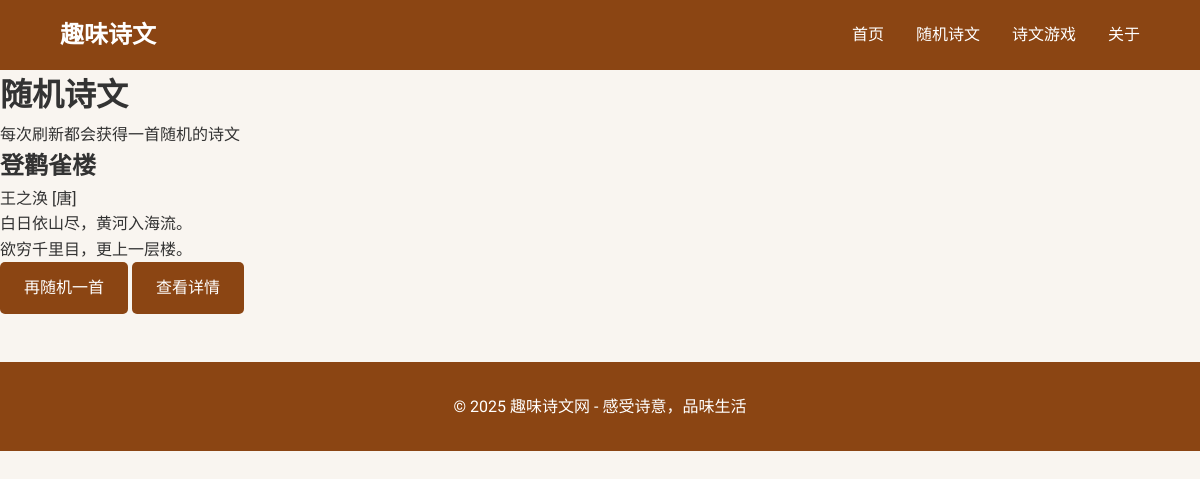
The app's page /random with its own data.
### app.py (models this page shows)
class Poem(db.Model):
    id = db.Column(db.Integer, primary_key=True)
    title = db.Column(db.String(100), nullable=False)
    author = db.Column(db.String(50), nullable=False)
    content = db.Column(db.Text, nullable=False)
    dynasty = db.Column(db.String(20))
    tags = db.Column(db.String(100))
    created_at = db.Column(db.DateTime, default=datetime.utcnow)
    comments = db.relationship('Comment', backref='poem', lazy=True)

### app.py (the view)
@app.route('/random')
def random_poem():
    poems = Poem.query.all()
    if poems:
        poem = random.choice(poems)
        return render_template('random_poem.html', poem=poem)
    return redirect(url_for('index'))

### templates/random_poem.html (shortened to what this page needs)
{% extends "base.html" %}
{% block content %}
<div class="random-poem-container">
    <h1>随机诗文</h1>
    <p>每次刷新都会获得一首随机的诗文</p>
    <div class="poem-display">
        <h2>{{ poem.title }}</h2>
        <p class="author-dynasty">{{ poem.author }} [{{ poem.dynasty }}]</p>
        <div class="poem-content">
            {% for line in poem.content.split('\n') %}
            <p>{{ line }}</p>
            {% endfor %}
        </div>
        <div class="actions">
            <a href="{{ url_for('random_poem') }}" class="btn">再随机一首</a>
            <a href="{{ url_for('poem_detail', poem_id=poem.id) }}" class="btn">查看详情</a>
        </div>
    </div>
</div>
{% endblock %}

### static/css/style.css (style rules this page uses)
* { margin: 0; padding: 0; box-sizing: border-box; }
body { font-family: 'ZCOOL QingKe HuangYou', cursive; line-height: 1.6; color: #333; background-color: #f9f5f0; }
.btn { display: inline-block; background: #8b4513; color: white; padding: 0.8rem 1.5rem; text-decoration: none; border-radius: 5px; transition: background 0.3s; }

### records on screen
Poem: title "登鹳雀楼", author "王之涣", dynasty "唐"

### other values on screen
{{ line }} "白日依山尽，黄河入海流。" "欲穷千里目，更上一层楼。"
